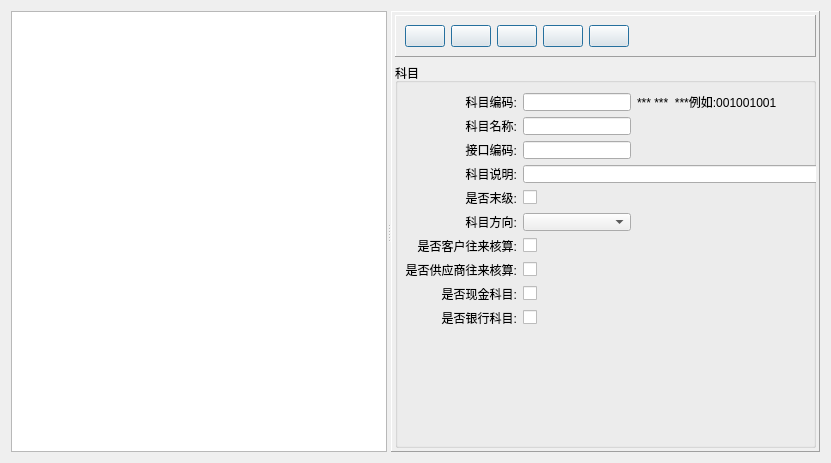
<?xml version="1.0" encoding="UTF-8"?>
<ui version="4.0">
 <class>KmForm</class>
 <widget class="QWidget" name="KmForm">
  <property name="geometry">
   <rect>
    <x>0</x>
    <y>0</y>
    <width>831</width>
    <height>463</height>
   </rect>
  </property>
  <property name="windowTitle">
   <string>Form</string>
  </property>
  <layout class="QVBoxLayout" name="verticalLayout">
   <item>
    <widget class="QSplitter" name="splitter">
     <property name="orientation">
      <enum>Qt::Horizontal</enum>
     </property>
     <widget class="QTreeView" name="treeView">
      <property name="sizePolicy">
       <sizepolicy hsizetype="Fixed" vsizetype="Expanding">
        <horstretch>0</horstretch>
        <verstretch>0</verstretch>
       </sizepolicy>
      </property>
      <property name="editTriggers">
       <set>QAbstractItemView::NoEditTriggers</set>
      </property>
      <property name="selectionMode">
       <enum>QAbstractItemView::SingleSelection</enum>
      </property>
      <attribute name="headerHighlightSections">
       <bool>false</bool>
      </attribute>
     </widget>
     <widget class="QFrame" name="frame">
      <property name="frameShape">
       <enum>QFrame::Panel</enum>
      </property>
      <property name="frameShadow">
       <enum>QFrame::Raised</enum>
      </property>
      <layout class="QGridLayout" name="gridLayout_3">
       <property name="margin">
        <number>3</number>
       </property>
       <item row="0" column="0">
        <widget class="QFrame" name="frame_2">
         <property name="sizePolicy">
          <sizepolicy hsizetype="Preferred" vsizetype="Fixed">
           <horstretch>0</horstretch>
           <verstretch>0</verstretch>
          </sizepolicy>
         </property>
         <property name="frameShape">
          <enum>QFrame::Panel</enum>
         </property>
         <property name="frameShadow">
          <enum>QFrame::Raised</enum>
         </property>
         <layout class="QGridLayout" name="gridLayout_2">
          <item row="0" column="0">
           <widget class="QPushButton" name="newButton">
            <property name="sizePolicy">
             <sizepolicy hsizetype="Fixed" vsizetype="Fixed">
              <horstretch>0</horstretch>
              <verstretch>0</verstretch>
             </sizepolicy>
            </property>
            <property name="toolTip">
             <string>New</string>
            </property>
            <property name="text">
             <string/>
            </property>
            <property name="icon">
             <iconset>
              <normaloff>:/image/Add.png</normaloff>:/image/Add.png</iconset>
            </property>
            <property name="iconSize">
             <size>
              <width>24</width>
              <height>24</height>
             </size>
            </property>
            <property name="autoRepeat">
             <bool>false</bool>
            </property>
            <property name="autoExclusive">
             <bool>false</bool>
            </property>
            <property name="default">
             <bool>true</bool>
            </property>
            <property name="flat">
             <bool>false</bool>
            </property>
           </widget>
          </item>
          <item row="0" column="5">
           <spacer name="horizontalSpacer">
            <property name="orientation">
             <enum>Qt::Horizontal</enum>
            </property>
            <property name="sizeHint" stdset="0">
             <size>
              <width>40</width>
              <height>20</height>
             </size>
            </property>
           </spacer>
          </item>
          <item row="0" column="3">
           <widget class="QPushButton" name="delButton">
            <property name="sizePolicy">
             <sizepolicy hsizetype="Fixed" vsizetype="Fixed">
              <horstretch>0</horstretch>
              <verstretch>0</verstretch>
             </sizepolicy>
            </property>
            <property name="toolTip">
             <string>Del</string>
            </property>
            <property name="text">
             <string/>
            </property>
            <property name="icon">
             <iconset>
              <normaloff>:/image/cross_48.png</normaloff>:/image/cross_48.png</iconset>
            </property>
            <property name="iconSize">
             <size>
              <width>24</width>
              <height>24</height>
             </size>
            </property>
            <property name="autoDefault">
             <bool>true</bool>
            </property>
            <property name="default">
             <bool>true</bool>
            </property>
            <property name="flat">
             <bool>false</bool>
            </property>
           </widget>
          </item>
          <item row="0" column="4">
           <widget class="QPushButton" name="cancelButton">
            <property name="sizePolicy">
             <sizepolicy hsizetype="Fixed" vsizetype="Fixed">
              <horstretch>0</horstretch>
              <verstretch>0</verstretch>
             </sizepolicy>
            </property>
            <property name="toolTip">
             <string>Exit</string>
            </property>
            <property name="text">
             <string/>
            </property>
            <property name="icon">
             <iconset>
              <normaloff>:/image/cancel.png</normaloff>:/image/cancel.png</iconset>
            </property>
            <property name="iconSize">
             <size>
              <width>24</width>
              <height>24</height>
             </size>
            </property>
            <property name="default">
             <bool>true</bool>
            </property>
            <property name="flat">
             <bool>false</bool>
            </property>
           </widget>
          </item>
          <item row="0" column="2">
           <widget class="QPushButton" name="saveButton">
            <property name="sizePolicy">
             <sizepolicy hsizetype="Fixed" vsizetype="Fixed">
              <horstretch>0</horstretch>
              <verstretch>0</verstretch>
             </sizepolicy>
            </property>
            <property name="toolTip">
             <string>Save</string>
            </property>
            <property name="text">
             <string/>
            </property>
            <property name="icon">
             <iconset>
              <normaloff>:/image/save.png</normaloff>:/image/save.png</iconset>
            </property>
            <property name="iconSize">
             <size>
              <width>24</width>
              <height>24</height>
             </size>
            </property>
            <property name="autoRepeat">
             <bool>false</bool>
            </property>
            <property name="autoExclusive">
             <bool>false</bool>
            </property>
            <property name="default">
             <bool>true</bool>
            </property>
            <property name="flat">
             <bool>false</bool>
            </property>
           </widget>
          </item>
          <item row="0" column="1">
           <widget class="QPushButton" name="editButton">
            <property name="text">
             <string/>
            </property>
            <property name="icon">
             <iconset>
              <normaloff>:/image/edit.png</normaloff>:/image/edit.png</iconset>
            </property>
            <property name="iconSize">
             <size>
              <width>24</width>
              <height>24</height>
             </size>
            </property>
            <property name="autoDefault">
             <bool>true</bool>
            </property>
            <property name="default">
             <bool>true</bool>
            </property>
           </widget>
          </item>
         </layout>
        </widget>
       </item>
       <item row="1" column="0">
        <widget class="QGroupBox" name="groupBox">
         <property name="title">
          <string>科目</string>
         </property>
         <widget class="QWidget" name="gridLayoutWidget">
          <property name="geometry">
           <rect>
            <x>10</x>
            <y>30</y>
            <width>417</width>
            <height>233</height>
           </rect>
          </property>
          <layout class="QGridLayout" name="gridLayout">
           <item row="0" column="0">
            <widget class="QLabel" name="codeLabel">
             <property name="sizePolicy">
              <sizepolicy hsizetype="Preferred" vsizetype="Fixed">
               <horstretch>0</horstretch>
               <verstretch>0</verstretch>
              </sizepolicy>
             </property>
             <property name="text">
              <string>科目编码:</string>
             </property>
             <property name="alignment">
              <set>Qt::AlignRight|Qt::AlignTrailing|Qt::AlignVCenter</set>
             </property>
            </widget>
           </item>
           <item row="1" column="1">
            <widget class="QLineEdit" name="nameEdit">
             <property name="sizePolicy">
              <sizepolicy hsizetype="Fixed" vsizetype="Fixed">
               <horstretch>0</horstretch>
               <verstretch>0</verstretch>
              </sizepolicy>
             </property>
             <property name="cursorMoveStyle">
              <enum>Qt::LogicalMoveStyle</enum>
             </property>
            </widget>
           </item>
           <item row="3" column="1" colspan="2">
            <widget class="QLineEdit" name="explianEdit">
             <property name="sizePolicy">
              <sizepolicy hsizetype="Expanding" vsizetype="Fixed">
               <horstretch>0</horstretch>
               <verstretch>0</verstretch>
              </sizepolicy>
             </property>
            </widget>
           </item>
           <item row="3" column="0">
            <widget class="QLabel" name="exLabel">
             <property name="sizePolicy">
              <sizepolicy hsizetype="Preferred" vsizetype="Fixed">
               <horstretch>0</horstretch>
               <verstretch>0</verstretch>
              </sizepolicy>
             </property>
             <property name="text">
              <string>科目说明:</string>
             </property>
             <property name="alignment">
              <set>Qt::AlignRight|Qt::AlignTrailing|Qt::AlignVCenter</set>
             </property>
            </widget>
           </item>
           <item row="0" column="1">
            <widget class="QLineEdit" name="codeEdit">
             <property name="sizePolicy">
              <sizepolicy hsizetype="Fixed" vsizetype="Fixed">
               <horstretch>0</horstretch>
               <verstretch>0</verstretch>
              </sizepolicy>
             </property>
             <property name="inputMask">
              <string>99999999; </string>
             </property>
             <property name="maxLength">
              <number>8</number>
             </property>
            </widget>
           </item>
           <item row="4" column="0">
            <widget class="QLabel" name="endLabel">
             <property name="text">
              <string>是否末级:</string>
             </property>
             <property name="alignment">
              <set>Qt::AlignRight|Qt::AlignTrailing|Qt::AlignVCenter</set>
             </property>
            </widget>
           </item>
           <item row="4" column="1">
            <widget class="QCheckBox" name="isEndChk">
             <property name="text">
              <string/>
             </property>
             <property name="checkable">
              <bool>true</bool>
             </property>
             <property name="checked">
              <bool>false</bool>
             </property>
            </widget>
           </item>
           <item row="1" column="0">
            <widget class="QLabel" name="nameLabel">
             <property name="sizePolicy">
              <sizepolicy hsizetype="Preferred" vsizetype="Fixed">
               <horstretch>0</horstretch>
               <verstretch>0</verstretch>
              </sizepolicy>
             </property>
             <property name="text">
              <string>科目名称:</string>
             </property>
             <property name="alignment">
              <set>Qt::AlignRight|Qt::AlignTrailing|Qt::AlignVCenter</set>
             </property>
            </widget>
           </item>
           <item row="0" column="2">
            <widget class="QLabel" name="label">
             <property name="text">
              <string>*** ***  ***例如:001001001</string>
             </property>
            </widget>
           </item>
           <item row="2" column="0">
            <widget class="QLabel" name="label_2">
             <property name="text">
              <string>接口编码:</string>
             </property>
             <property name="alignment">
              <set>Qt::AlignRight|Qt::AlignTrailing|Qt::AlignVCenter</set>
             </property>
            </widget>
           </item>
           <item row="2" column="1">
            <widget class="QLineEdit" name="sCodeEdit">
             <property name="sizePolicy">
              <sizepolicy hsizetype="Fixed" vsizetype="Fixed">
               <horstretch>0</horstretch>
               <verstretch>0</verstretch>
              </sizepolicy>
             </property>
            </widget>
           </item>
           <item row="7" column="0">
            <widget class="QLabel" name="label_5">
             <property name="sizePolicy">
              <sizepolicy hsizetype="Fixed" vsizetype="Preferred">
               <horstretch>0</horstretch>
               <verstretch>0</verstretch>
              </sizepolicy>
             </property>
             <property name="text">
              <string>是否供应商往来核算:</string>
             </property>
             <property name="alignment">
              <set>Qt::AlignRight|Qt::AlignTrailing|Qt::AlignVCenter</set>
             </property>
            </widget>
           </item>
           <item row="8" column="0">
            <widget class="QLabel" name="label_6">
             <property name="text">
              <string>是否现金科目:</string>
             </property>
             <property name="alignment">
              <set>Qt::AlignRight|Qt::AlignTrailing|Qt::AlignVCenter</set>
             </property>
            </widget>
           </item>
           <item row="5" column="0">
            <widget class="QLabel" name="label_3">
             <property name="text">
              <string>科目方向:</string>
             </property>
             <property name="alignment">
              <set>Qt::AlignRight|Qt::AlignTrailing|Qt::AlignVCenter</set>
             </property>
            </widget>
           </item>
           <item row="6" column="0">
            <widget class="QLabel" name="label_4">
             <property name="sizePolicy">
              <sizepolicy hsizetype="Preferred" vsizetype="Preferred">
               <horstretch>0</horstretch>
               <verstretch>0</verstretch>
              </sizepolicy>
             </property>
             <property name="text">
              <string>是否客户往来核算:</string>
             </property>
             <property name="alignment">
              <set>Qt::AlignRight|Qt::AlignTrailing|Qt::AlignVCenter</set>
             </property>
            </widget>
           </item>
           <item row="9" column="0">
            <widget class="QLabel" name="label_7">
             <property name="text">
              <string>是否银行科目:</string>
             </property>
             <property name="alignment">
              <set>Qt::AlignRight|Qt::AlignTrailing|Qt::AlignVCenter</set>
             </property>
            </widget>
           </item>
           <item row="5" column="1">
            <widget class="QComboBox" name="propertyCmb"/>
           </item>
           <item row="6" column="1">
            <widget class="QCheckBox" name="isCusChk">
             <property name="text">
              <string/>
             </property>
            </widget>
           </item>
           <item row="7" column="1">
            <widget class="QCheckBox" name="isSupChk">
             <property name="text">
              <string/>
             </property>
            </widget>
           </item>
           <item row="8" column="1">
            <widget class="QCheckBox" name="isCashChk">
             <property name="text">
              <string/>
             </property>
            </widget>
           </item>
           <item row="9" column="1">
            <widget class="QCheckBox" name="isBankChk">
             <property name="text">
              <string/>
             </property>
            </widget>
           </item>
          </layout>
         </widget>
        </widget>
       </item>
      </layout>
     </widget>
    </widget>
   </item>
  </layout>
 </widget>
 <resources/>
 <connections/>
</ui>
